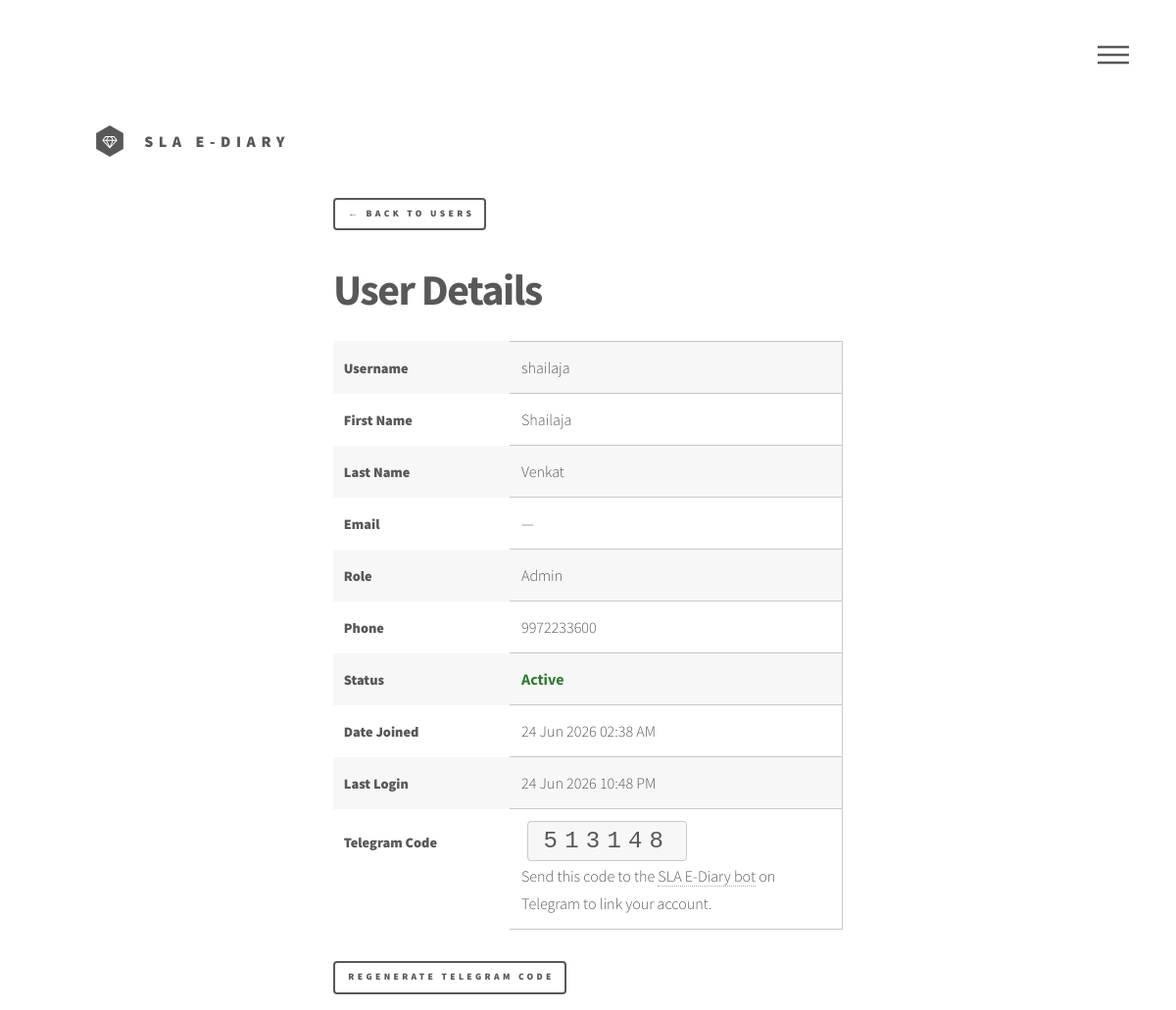
Page /manage/users/22/ (signed in) on the earlier database version.
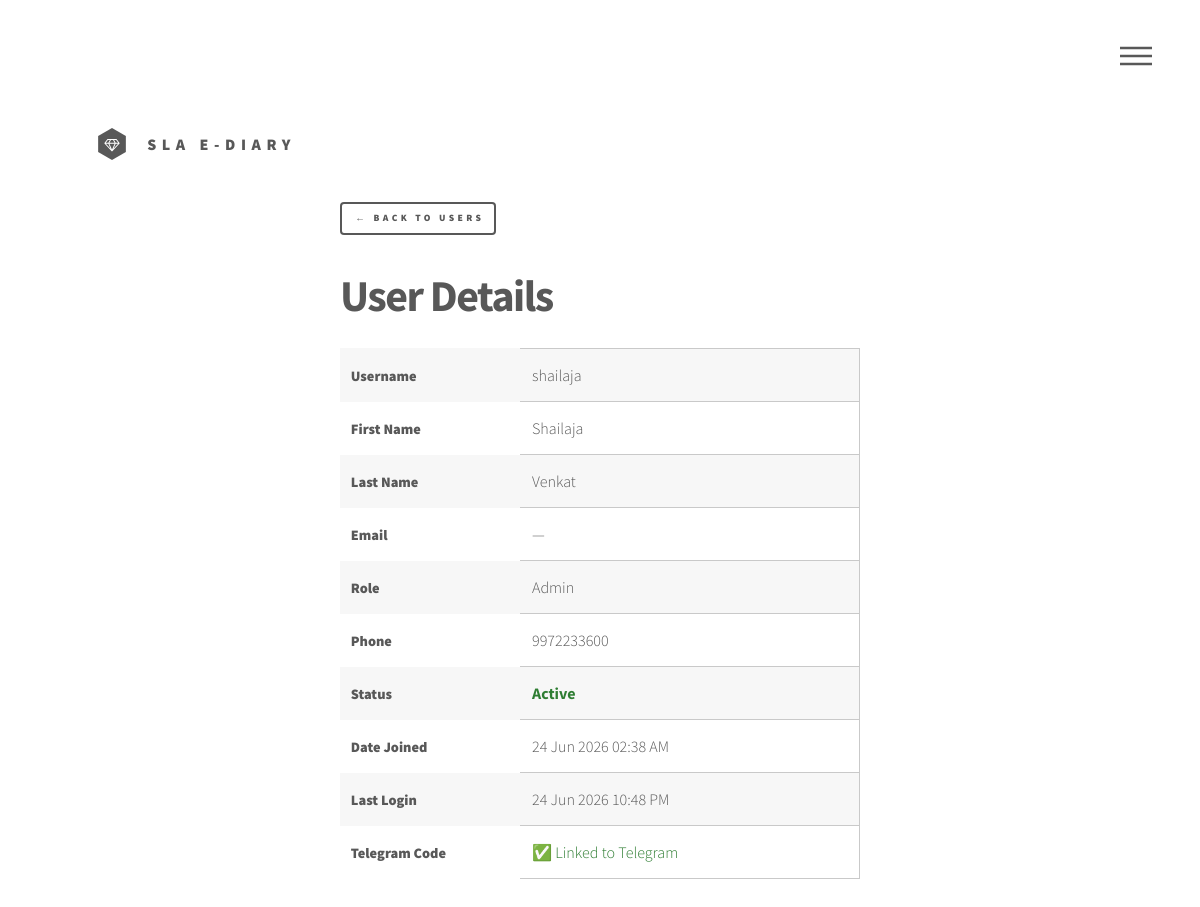
Same page on the later database version.
### main/models.py (models this page shows, shortened)
class UserProfile(models.Model):
    user = models.OneToOneField(User, on_delete=models.CASCADE)
    role = models.CharField(max_length=20, choices=UserRole.choices, default=UserRole.INTERN)
    phone = models.CharField(max_length=20, blank=True, null=True)
    left_on = models.DateField(blank=True, null=True)
    telegram_code = models.CharField(max_length=6, unique=True, null=True, blank=True)
    telegram_chat_id = models.CharField(max_length=100, null=True, blank=True)

### main/views.py (the view)
# urls.py: path('manage/users/<int:user_id>/', user_detail, name='user_detail'),
@login_required
@user_passes_test(lambda u: hasattr(u, 'userprofile') and u.userprofile.role == UserRole.ADMIN or u.is_superuser)
def user_detail(request, user_id):
    user = get_object_or_404(User, id=user_id)
    if not request.user.is_superuser and (user.is_superuser or (hasattr(user, 'userprofile') and user.userprofile.role == UserRole.ADMIN)):
        messages.error(request, 'You cannot view another admin\'s details.')
        return redirect('manage_users')
    try:
        profile = user.userprofile
    except UserProfile.DoesNotExist:
        profile = None
    return render(request, 'registration/user_detail.html', {
        'profile_user': user,
        'profile': profile,
    })

### templates/registration/user_detail.html (shortened to what this page needs)
{% extends 'base.html' %}
{% load static %}
{% block content %}
<div id="main">
    <div class="inner" style="max-width: 600px;">
        <a href="{% url 'manage_users' %}" class="button small" style="margin-bottom: 1.5rem;">&larr; Back to Users</a>
        <h1 style="margin-bottom: 1.5rem;">User Details</h1>
        <table class="alt">
            <tr>
                <th style="width: 180px;">Username</th>
                <td>{{ profile_user.username }}</td>
            </tr>
            <tr>
                <th>First Name</th>
                <td>{{ profile_user.first_name|default:'—' }}</td>
            </tr>
            <tr>
                <th>Last Name</th>
                <td>{{ profile_user.last_name|default:'—' }}</td>
            </tr>
            <tr>
                <th>Email</th>
                <td>{{ profile_user.email|default:'—' }}</td>
            </tr>
            <tr>
                <th>Role</th>
                <td>{{ profile.role|title|default:'—' }}</td>
            </tr>
            <tr>
                <th>Phone</th>
                <td>{{ profile.phone|default:'—' }}</td>
            </tr>
            <tr>
                <th>Status</th>
                <td style="color: {% if profile_user.is_active %}#2e7d32{% else %}#c62828{% endif %}; font-weight: 700;">
                    {{ profile_user.is_active|yesno:'Active,Suspended' }}
                </td>
            </tr>
            <tr>
                <th>Date Joined</th>
                <td>{{ profile_user.date_joined|date:"d M Y h:i A" }}</td>
            </tr>
            <tr>
                <th>Last Login</th>
                <td>{{ profile_user.last_login|date:"d M Y h:i A"|default:'Never' }}</td>
            </tr>
            <tr>
                <th>Telegram Code</th>
                <td>
                    {% if profile.telegram_code and not profile.telegram_chat_id %}
                    <code style="font-size: 1.5rem; letter-spacing: 0.3em;">{{ profile.telegram_code }}</code>
                    <br><small style="color: #585858;">Send this code to the <a href="https://t.me/sla_ediary_bot" target="_blank">SLA E-Diary bot</a> on Telegram to link your account.</small>
                    {% elif profile.telegram_chat_id %}
                    <span style="color: #2e7d32;">✅ Linked to Telegram</span>
                    {% else %}
                    <span style="color: #585858;">—</span>
                    {% endif %}
                </td>
            </tr>
        </table>
    <div style="margin-top: 2rem; display: flex; gap: 0.75rem; flex-wrap: wrap;">
        {% if not profile.telegram_chat_id %}
        <a href="{% url 'regenerate_telegram_code' profile_user.id %}" class="button small">Regenerate Telegram Code</a>
        {% endif %}
    </div>
    </div>
</div>
{% endblock %}

Differences in the rows shown:
changed UserProfile "Admin": telegram_code "513148" → (not shown); telegram_chat_id empty → "1148051816" (drawn)
Other differences:
text no longer shown: "Send this code to the SLA E-Diary bot on Telegram to link your account. REGENERATE TELEGRAM CODE"
text now shown: "✅ Linked to Telegram"
